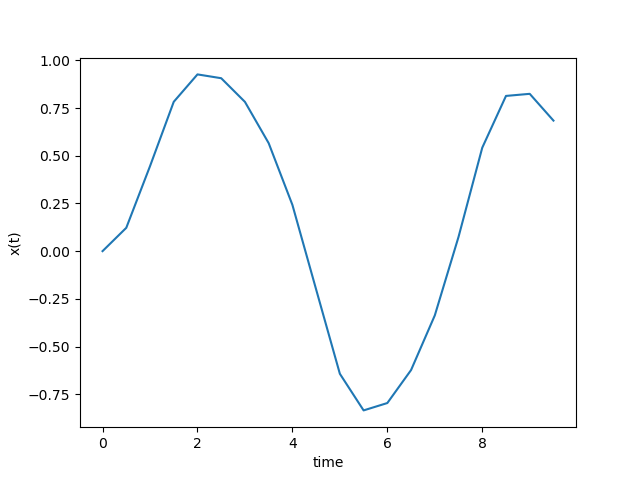

Source code (Python):
import numpy as np 
from matplotlib import pylab as plt 

def f(x, t): 
    return -x**3 + np.sin(t)

a = 0 
b = 10 
N = 20
h = (b-a) / N 
x_t_solution = []
time = np.arange(a, b, h)

x = 0 #initial condition 

#2nd order RK example
#for t in time:
    #x_t_solution.append(x)
    #k1 = h*f(x, t)
    #k2 = h*f(x + 0.5*k1, t + 0.5*h)
    #x = x + k2
for t in time:
    x_t_solution.append(x)
    k1 = h*f(x, t)
    k2 = h*f(x + 0.5*k1, t + 0.5*h)
    k3 = h*f(x + 0.5*k2, t + 0.5*h)
    k4 = h*f(x + k3, t + h)
    x = x + (k1 + 2*k2 + 2*k3 + k4) / 6

fig = plt.figure()
ax = fig.add_subplot(111)
ax.plot(time, x_t_solution)
ax.set_xlabel('time')
ax.set_ylabel('x(t)')
fig.savefig('ode_ex.png')